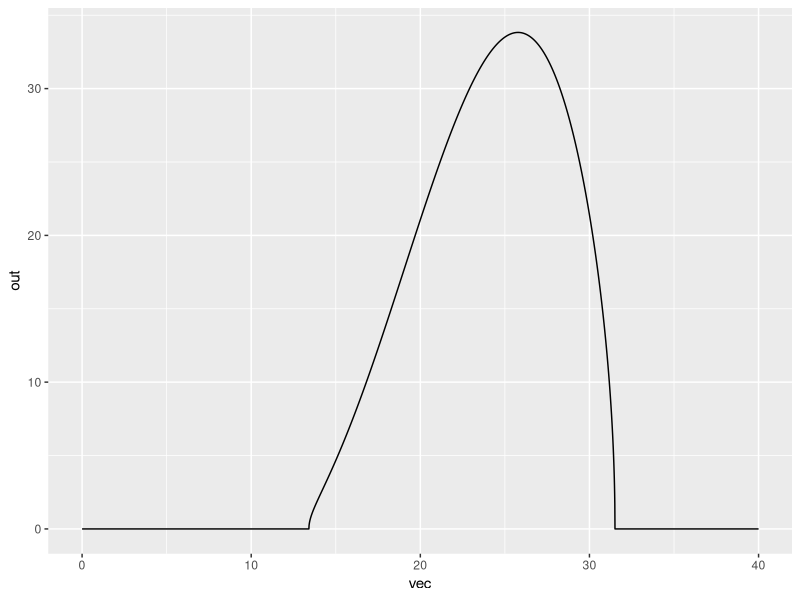

Here is the R script that generated this plot: (Note: this script raises an error after producing the figure.)
rm(list=ls())
library(tidyverse)
library(ggplot2)
library(dplyr)
library("ggpubr")
library(viridis)
library(gdata)
library("data.table")
library('numDeriv')

#------------------------FUNCTIONS---------------------------#
# Main functions 
Briere_func <- function(cte, tmin, tmax, temp){
  outp <- temp*cte*(temp - tmin)*(tmax - temp)^(1/2)
  if(outp < 0 | is.na(outp)){
    outp <- 0
  }
  return(outp)
}

Quad_func <- function(cte, tmin, tmax, temp){
  outp <- -cte*(temp - tmin)*(temp - tmax)
  if(outp < 0 | is.na(outp)){
    outp <- 0
  }
  return(outp)
}


#### -------------------------- Albopictus ------------------------- ####
## Thermal responses Aedes Albopictus from Mordecai 2017:
a_f_alb <- function(temp){Briere_func(0.000193,10.25,38.32,temp)} # Biting rate
TFD_f_alb <- function(temp){Briere_func(0.0488,8.02,35.65,temp)} # Fecundity
pEA_f_alb <- function(temp){Quad_func(0.00361,9.04,39.33,temp)} # Survival probability Egg-Adult
MDR_f_alb <- function(temp){Briere_func(0.0000638,8.6,39.66,temp)} # Mosquito Development Rate
lf_f_alb <- function(temp){Quad_func(1.43,13.41,31.51,temp)} # Adult life span



### Incorporating rain and human density:
h_f <- function(hum, rain){
  # Constants: 
  erat = 0.5
  e0 = 1.5
  evar = 0.05
  eopt = 8
  efac = 0.01
  edens = 0.01
  
  
  hatch <- (1-erat)*(((1+e0)*exp(-evar*(rain-eopt)^2))/(exp(-evar*(rain - eopt)^2) + e0)) +
    erat*(edens/(edens + exp(-efac*hum)))
  return(hatch)
}

# R0 function by temperature:
R0_func_alb <- function(rain,hum,Te){
  a <- a_f_alb(Te)
  f <- TFD_f_alb(Te)
  deltaa <- 1/lf_f_alb(Te)
  probla <- pEA_f_alb(Te)
  h <- h_f(hum,rain)
  deltE = 0.1
  R0 <- sqrt(f*(a/deltaa)*probla*(h*(h+deltE)))
  return(R0)
}

# Derivative with respect to Temperature
vec <- seq(0,40,0.01)
hum_cte <- 500
rain_cte <- 8
out <- sapply(vec,R0_func_alb,hum=hum_cte, rain=rain_cte)

df_out <- data.frame(vec, out)
ggplot(df_out) +
  geom_line(aes(vec,out))

ind <- df_out[which(df_out$out != 0),1]
numd1 <- grad(function(x){R0_func_alb(8,500,x)}, ind)
devf <- data.frame(ind,numd1)
ggplot(devf) +
  geom_line(aes(ind,numd1)) + theme_bw()

# Derivative with respect to Rainfall
vec <- seq(0,20,0.01)
hum_cte <- 500
te_cte <- 22
out <- sapply(vec,R0_func_alb,hum=hum_cte, Te=te_cte)
df_out <- data.frame(vec, out)
ind <- df_out[which(df_out$out != 0),1]
numd1 <- grad(function(x){R0_func_alb(x,hum_cte,te_cte)}, ind)
devf <- data.frame(ind,numd1)
ggplot(devf) +
  geom_line(aes(ind,numd1)) + theme_bw()

# Derivative with respect to Human density
vec <- seq(0,700,1)
rain_cte <- 8
te_cte <- 25
out <- sapply(vec,R0_func_alb,rain=rain_cte, Te=te_cte)
df_out <- data.frame(vec, out)
ind <- df_out[which(df_out$out != 0),1]
numd1 <- grad(function(x){R0_func_alb(rain_cte,x,te_cte)}, ind)
devf <- data.frame(ind,numd1)
ggplot(devf) +
  geom_line(aes(ind,numd1)) + theme_bw()
